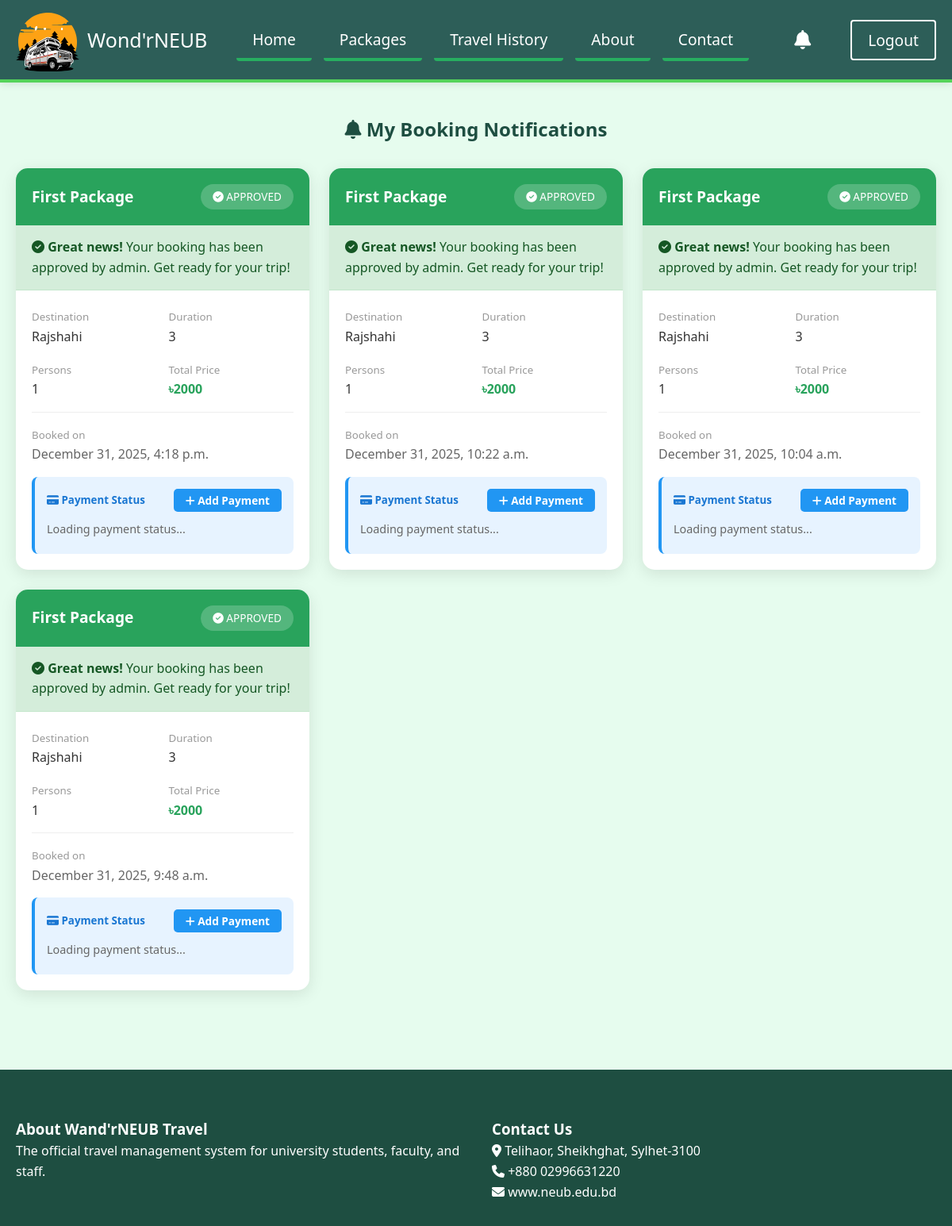
Page /tourist-spots/my-bookings/ (signed in) on the committed database.
### tourist_spots/models.py (models this page shows, shortened)
class PackageBooking(models.Model):
    STATUS_CHOICES = [
        ('pending', 'Pending'),
        ('approved', 'Approved'),
        ('rejected', 'Rejected'),
        ('cancelled', 'Cancelled'),
    ]
    package = models.ForeignKey(TourPackage, on_delete=models.CASCADE, related_name='bookings')
    user = models.ForeignKey(User, on_delete=models.CASCADE, related_name='package_bookings')
    student_name = models.CharField(max_length=200)
    student_id = models.CharField(max_length=50)
    department = models.CharField(max_length=100)
    semester = models.CharField(max_length=50)
    phone = models.CharField(max_length=20)
    email = models.EmailField()
    emergency_contact = models.CharField(max_length=20, blank=True)
    num_persons = models.PositiveIntegerField(default=1)
    special_requests = models.TextField(blank=True)
    status = models.CharField(max_length=20, choices=STATUS_CHOICES, default='pending')
    admin_notes = models.TextField(blank=True)
    student_notified = models.BooleanField(default=False)  # Track if student has seen the status update
    created_at = models.DateTimeField(auto_now_add=True)
    updated_at = models.DateTimeField(auto_now=True)
    class Meta:
        ordering = ['-created_at']

class TourPackage(models.Model):
    CATEGORY_CHOICES = [
        ('study_tour', 'Study Tour'),
        ('cycling', 'Cycling'),
        ('university_program', 'University Program'),
    ]
    name = models.CharField(max_length=200)
    description = models.TextField()
    image = models.ImageField(upload_to='tour_packages/')
    price = models.DecimalField(max_digits=10, decimal_places=2)
    duration = models.CharField(max_length=100)  # e.g., "3 Days 2 Nights"
    destination = models.CharField(max_length=200)
    highlights = models.TextField(blank=True)
    category = models.CharField(max_length=50, choices=CATEGORY_CHOICES, default='study_tour')
    is_active = models.BooleanField(default=True)
    created_by = models.ForeignKey(User, on_delete=models.CASCADE)
    created_at = models.DateTimeField(auto_now_add=True)
    updated_at = models.DateTimeField(auto_now=True)
    class Meta:
        ordering = ['-created_at']

### tourist_spots/views.py (the view)
# urls.py: path('my-bookings/', views.my_package_bookings, name='my_package_bookings'),
@login_required
def my_package_bookings(request):
    bookings = PackageBooking.objects.filter(user=request.user)
    unread_bookings = bookings.filter(
        status__in=['approved', 'rejected'],
        student_notified=False
    )
    unread_bookings.update(student_notified=True)
    return render(request, 'my_package_bookings.html', {'bookings': bookings})

### tourist_spots/context_processors.py (called while the page is built)
def pending_bookings_count(request):
    context = {'pending_bookings_count': 0, 'student_notifications_count': 0}
    if request.user.is_authenticated:
        if request.user.is_staff or request.user.is_superuser:
            context['pending_bookings_count'] = PackageBooking.objects.filter(status='pending').count()
        else:
            context['student_notifications_count'] = PackageBooking.objects.filter(
                user=request.user,
                status__in=['approved', 'rejected'],
                student_notified=False
            ).count()
    return context

### templates/my_package_bookings.html (shortened to what this page needs)
{% extends 'base.html' %}
{% load static %}
{% block content %}
<section class="my-bookings-section" style="padding: 40px 20px; max-width: 1200px; margin: 0 auto;">
    <h1 style="color: var(--dark); margin-bottom: 30px; text-align: center;">
        <i class="fas fa-bell"></i> My Booking Notifications
    </h1>
    {% if bookings %}
    <div class="bookings-grid" style="display: grid; grid-template-columns: repeat(auto-fill, minmax(350px, 1fr)); gap: 25px;">
        {% for booking in bookings %}
        <div class="booking-card" style="background: white; border-radius: 15px; overflow: hidden; box-shadow: 0 5px 20px rgba(0,0,0,0.1); ">
            <div class="booking-header" style="padding: 20px; background: {% if booking.status == 'approved' %}var(--primary){% elif booking.status == 'pending' %}#ffc107{% elif booking.status == 'rejected' %}#dc3545{% else %}#6c757d{% endif %}; color: white;">
                <div style="display: flex; justify-content: space-between; align-items: center;">
                    <h3 style="margin: 0; font-size: 1.2rem;">{{ booking.package.name }}</h3>
                    <span style="background: rgba(255,255,255,0.2); padding: 5px 15px; border-radius: 20px; font-size: 0.85rem; text-transform: uppercase;">
                        {% if booking.status == 'approved' %}
                        <i class="fas fa-check-circle"></i> Approved
                        {% elif booking.status == 'rejected' %}
                        <i class="fas fa-times-circle"></i> Rejected
                        {% elif booking.status == 'pending' %}
                        <i class="fas fa-clock"></i> Pending
                        {% else %}
                        <i class="fas fa-ban"></i> {{ booking.status }}
                        {% endif %}
                    </span>
                </div>
            </div>
            {% if booking.status == 'approved' %}
            <div style="background: #d4edda; color: #155724; padding: 15px 20px; border-bottom: 1px solid #c3e6cb;">
                <i class="fas fa-check-circle"></i> <strong>Great news!</strong> Your booking has been approved by admin. Get ready for your trip!
            </div>
            {% elif booking.status == 'pending' %}
            <div style="background: #fff3cd; color: #856404; padding: 15px 20px; border-bottom: 1px solid #ffeeba;">
                <i class="fas fa-hourglass-half"></i> <strong>Waiting for approval</strong>. Admin will review your booking soon.
            </div>
            {% endif %}
            <div class="booking-body" style="padding: 20px;">
                <div style="display: grid; grid-template-columns: 1fr 1fr; gap: 15px; margin-bottom: 15px;">
                    <div>
                        <small style="color: #999;">Destination</small>
                        <p style="margin: 0; color: #333; font-weight: 500;">{{ booking.package.destination }}</p>
                    </div>
                    <div>
                        <small style="color: #999;">Duration</small>
                        <p style="margin: 0; color: #333; font-weight: 500;">{{ booking.package.duration }}</p>
                    </div>
                    <div>
                        <small style="color: #999;">Persons</small>
                        <p style="margin: 0; color: #333; font-weight: 500;">{{ booking.num_persons }}</p>
                    </div>
                    <div>
                        <small style="color: #999;">Total Price</small>
                        <p style="margin: 0; color: var(--primary); font-weight: 700;">৳{{ booking.package.price|floatformat:0 }}</p>
                    </div>
                </div>
                <div style="border-top: 1px solid #eee; padding-top: 15px;">
                    <small style="color: #999;">Booked on</small>
                    <p style="margin: 0; color: #666;">{{ booking.created_at|date:"F j, Y, g:i a" }}</p>
                </div>
                {% if booking.status == 'approved' %}
                <div style="background: #e7f3ff; padding: 15px; border-radius: 8px; margin-top: 15px; border-left: 4px solid #2196F3;">
                    <div style="display: flex; justify-content: space-between; align-items: center; margin-bottom: 10px;">
                        <small style="color: #1976D2; font-weight: 600;"><i class="fas fa-credit-card"></i> Payment Status</small>
                        <button type="button" onclick="openPaymentModal({{ booking.id }})" style="background: #2196F3; color: white; border: none; padding: 5px 15px; border-radius: 5px; cursor: pointer; font-size: 0.85rem; font-weight: 600;">
                            <i class="fas fa-plus"></i> Add Payment
                        </button>
                    </div>
                    <div id="payment-info-{{ booking.id }}" style="font-size: 0.9rem;">
                        <p style="margin: 5px 0; color: #666;">Loading payment status...</p>
                    </div>
                </div>
                {% endif %}
            </div>
        </div>
        {% endfor %}
    </div>
    {% endif %}
</section>
{% endblock %}

### templates/base.html (style rules this page uses)
* { margin: 0; padding: 0; box-sizing: border-box; font-family: 'Segoe UI', Tahoma, Geneva, Verdana, sans-serif; }
:root { --primary: #29a35c; --secondary: #2d5e58; --accent: #97B067; --dark: #1e4e41; --warning: #839b57; }
body { background-color: #e6fcee; color: #333; line-height: 1.6; }

### rows in the picture
PackageBooking: package.name "First Package", status "approved" (drawn), shows "Your booking has been approved by admin. Get ready for your trip!", package.destination "Rajshahi", package.duration "3", num_persons "1", package.price "2000", created_at "December 31, 2025, 4:18 p.m."
PackageBooking: package.name "First Package", status "approved" (drawn), shows "Your booking has been approved by admin. Get ready for your trip!", package.destination "Rajshahi", package.duration "3", num_persons "1", package.price "2000", created_at "December 31, 2025, 10:22 a.m."
PackageBooking: package.name "First Package", status "approved" (drawn), shows "Your booking has been approved by admin. Get ready for your trip!", package.destination "Rajshahi", package.duration "3", num_persons "1", package.price "2000", created_at "December 31, 2025, 10:04 a.m."
PackageBooking: package.name "First Package", status "approved" (drawn), shows "Your booking has been approved by admin. Get ready for your trip!", package.destination "Rajshahi", package.duration "3", num_persons "1", package.price "2000", created_at "December 31, 2025, 9:48 a.m."
